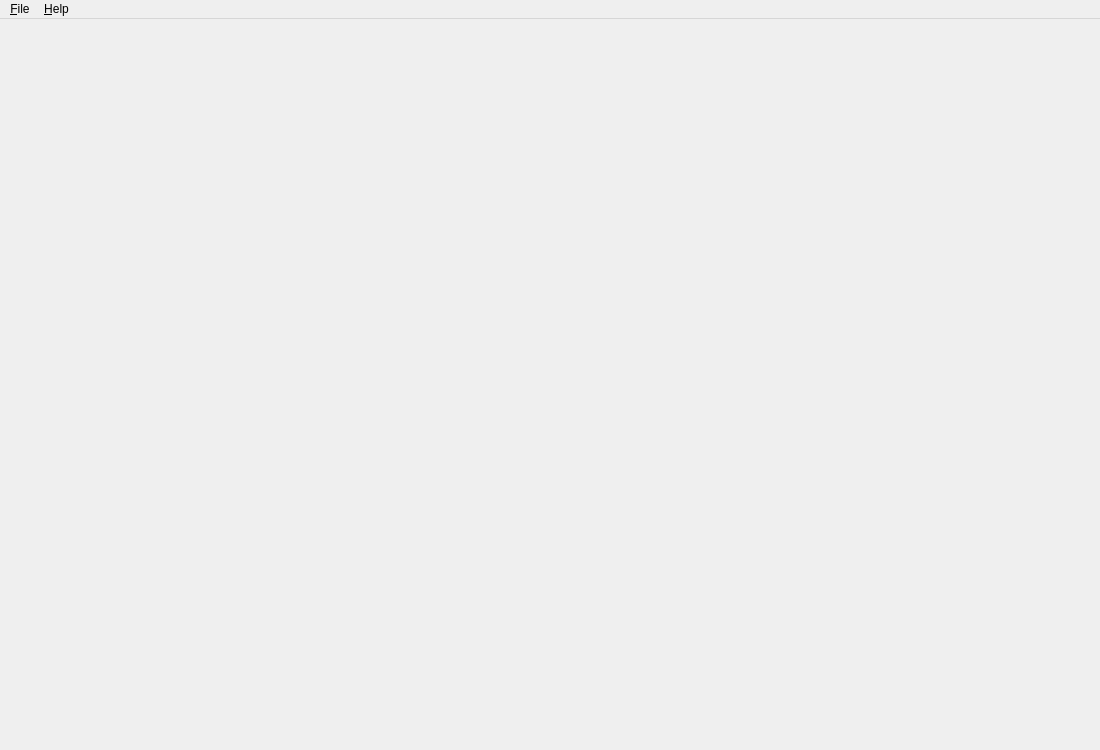
<?xml version="1.0" encoding="UTF-8"?>
<ui version="4.0">
 <class>MainWindow</class>
 <widget class="QMainWindow" name="MainWindow">
  <property name="geometry">
   <rect>
    <x>0</x>
    <y>0</y>
    <width>1100</width>
    <height>750</height>
   </rect>
  </property>
  <property name="windowTitle">
   <string>Bakajiten</string>
  </property>
  <widget class="DictionaryWidget" name="centralwidget">
  </widget>
  <widget class="QMenuBar" name="menubar">
   <widget class="QMenu" name="menuFile">
    <property name="title">
     <string>&amp;File</string>
    </property>
    <addaction name="actionSettings"/>
    <addaction name="actionQuit"/>
   </widget>
   <widget class="QMenu" name="menuHelp">
    <property name="title">
     <string>&amp;Help</string>
    </property>
    <addaction name="actionAbout"/>
    <addaction name="actionAboutQt"/>
    <addaction name="actionDictionaries"/>
    <addaction name="actionCheckUpdates"/>
   </widget>
   <addaction name="menuFile"/>
   <addaction name="menuHelp"/>
  </widget>
  <action name="actionDictionaries">
   <property name="text">
    <string>&amp;Dictionaries…</string>
   </property>
  </action>
  <action name="actionCheckUpdates">
   <property name="text">
    <string>Check for &amp;Updates…</string>
   </property>
  </action>
  <action name="actionSettings">
   <property name="text">
    <string>Settings…</string>
   </property>
  </action>
  <action name="actionQuit">
   <property name="text">
    <string>&amp;Quit</string>
   </property>
   <property name="shortcut">
    <string>Ctrl+Q</string>
   </property>
  </action>
  <action name="actionAbout">
   <property name="text">
    <string>&amp;About</string>
   </property>
  </action>
  <action name="actionAboutQt">
   <property name="text">
    <string>About &amp;Qt</string>
   </property>
  </action>
 </widget>
 <customwidgets>
  <customwidget>
   <class>DictionaryWidget</class>
   <extends>QWidget</extends>
   <header>ui/dictionary/DictionaryWidget.h</header>
  </customwidget>
 </customwidgets>
 <resources/>
 <connections/>
</ui>
